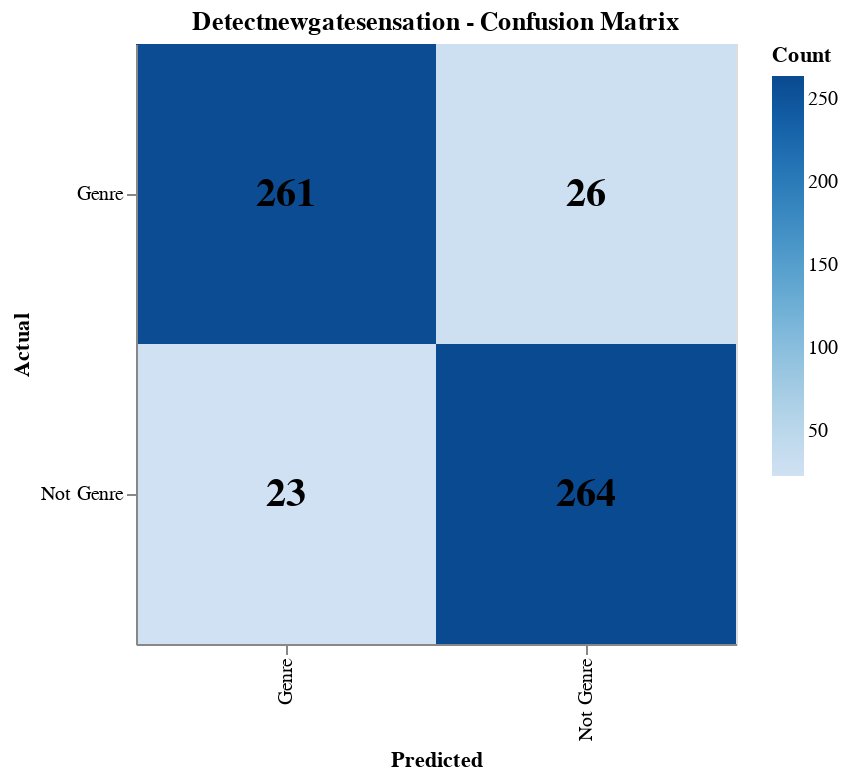

Notebook code cell kept with this figure:
### Code cell
# 4. Confusion Matrix as Heatmap
from itertools import product

confusion_data = []
for actual in [0, 1]:
    for predicted in [0, 1]:
        count = ((df['realclass'] == actual) & ((df['logistic'] > 0.5).astype(int) == predicted)).sum()
        confusion_data.append({
            'Actual': 'Genre' if actual == 1 else 'Not Genre',
            'Predicted': 'Genre' if predicted == 1 else 'Not Genre',
            'Count': count
        })

confusion_df = pd.DataFrame(confusion_data)

confusion = alt.Chart(confusion_df).mark_rect().encode(
    x='Predicted:N',
    y='Actual:N',
    color=alt.Color('Count:Q', scale=alt.Scale(scheme='blues')),
    tooltip=['Actual:N', 'Predicted:N', 'Count:Q']
).properties(
    width=300,
    height=300,
    title=f'{model_name.title()} - Confusion Matrix'
)

# Add text
text = alt.Chart(confusion_df).mark_text(dx=0, dy=0, size=20, fontWeight='bold').encode(
    x='Predicted:N',
    y='Actual:N',
    text='Count:Q'
)

(confusion + text).display()

### Figure 1 — Vega-Lite specification as saved in the notebook (floating-point values rounded to 4 significant figures)
{"config": {"view": {"continuousWidth": 300, "continuousHeight": 300}}, "layer": [{"mark": {"type": "rect"}, "encoding": {"color": {"field": "Count", "scale": {"scheme": "blues"}, "type": "quantitative"}, "tooltip": [{"field": "Actual", "type": "nominal"}, {"field": "Predicted", "type": "nominal"}, {"field": "Count", "type": "quantitative"}], "x": {"field": "Predicted", "type": "nominal"}, "y": {"field": "Actual", "type": "nominal"}}, "title": "Detectnewgatesensation - Confusion Matrix"}, {"mark": {"type": "text", "dx": 0, "dy": 0, "fontWeight": "bold", "size": 20}, "encoding": {"text": {"field": "Count", "type": "quantitative"}, "x": {"field": "Predicted", "type": "nominal"}, "y": {"field": "Actual", "type": "nominal"}}}], "data": {"name": "data-413ea8e64f54d50c39b2095a7f975736"}, "height": 300, "width": 300, "$schema": "https://vega.github.io/schema/vega-lite/v6.1.0.json", "datasets": {"data-413ea8e64f54d50c39b2095a7f975736": [{"Actual": "Not Genre", "Predicted": "Not Genre", "Count": 264}, {"Actual": "Not Genre", "Predicted": "Genre", "Count": 23}, {"Actual": "Genre", "Predicted": "Not Genre", "Count": 26}, {"Actual": "Genre", "Predicted": "Genre", "Count": 261}]}}
